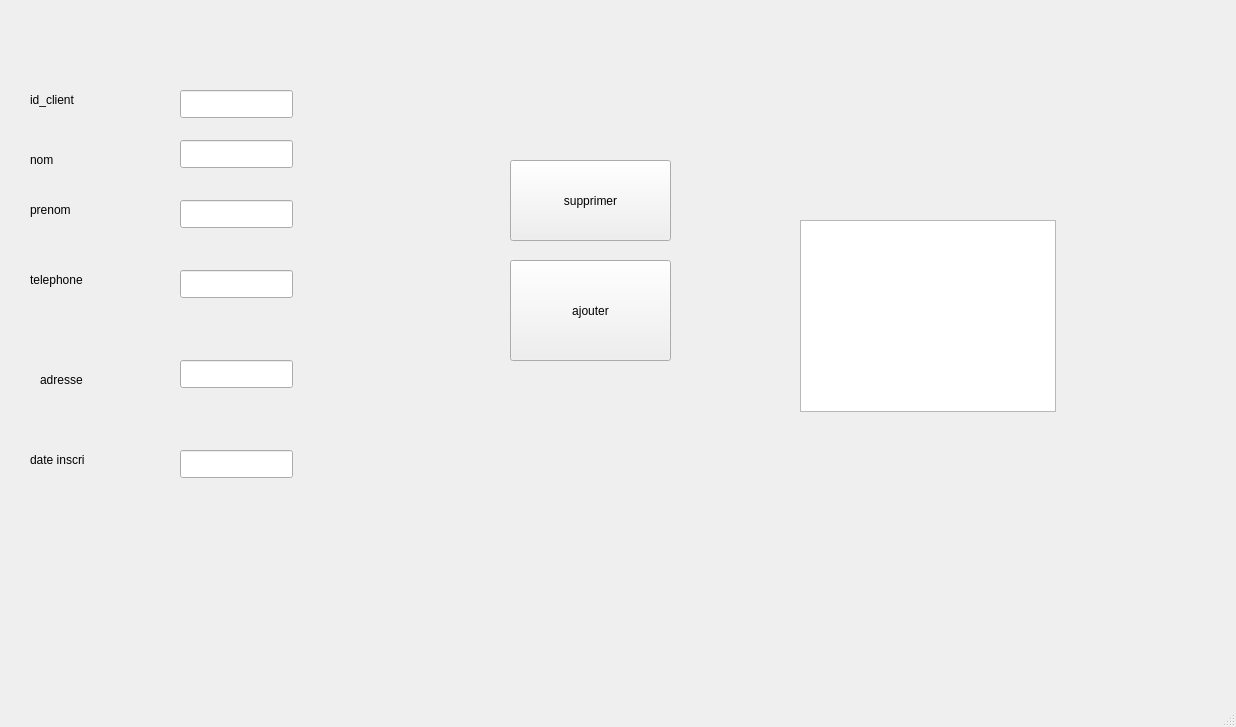
<?xml version="1.0" encoding="UTF-8"?>
<ui version="4.0">
 <class>MainWindow</class>
 <widget class="QMainWindow" name="MainWindow">
  <property name="geometry">
   <rect>
    <x>0</x>
    <y>0</y>
    <width>1236</width>
    <height>727</height>
   </rect>
  </property>
  <property name="windowTitle">
   <string>MainWindow</string>
  </property>
  <widget class="QWidget" name="centralwidget">
   <widget class="QLineEdit" name="lineEdit_prenom">
    <property name="geometry">
     <rect>
      <x>180</x>
      <y>200</y>
      <width>113</width>
      <height>28</height>
     </rect>
    </property>
   </widget>
   <widget class="QLineEdit" name="lineEdit_adresse">
    <property name="geometry">
     <rect>
      <x>180</x>
      <y>360</y>
      <width>113</width>
      <height>28</height>
     </rect>
    </property>
   </widget>
   <widget class="QLineEdit" name="lineEdit_telephone">
    <property name="geometry">
     <rect>
      <x>180</x>
      <y>270</y>
      <width>113</width>
      <height>28</height>
     </rect>
    </property>
   </widget>
   <widget class="QPushButton" name="pushButton_supprimer">
    <property name="geometry">
     <rect>
      <x>510</x>
      <y>160</y>
      <width>161</width>
      <height>81</height>
     </rect>
    </property>
    <property name="text">
     <string>supprimer</string>
    </property>
   </widget>
   <widget class="QLabel" name="label_6">
    <property name="geometry">
     <rect>
      <x>30</x>
      <y>450</y>
      <width>101</width>
      <height>20</height>
     </rect>
    </property>
    <property name="text">
     <string>date inscri</string>
    </property>
   </widget>
   <widget class="QLineEdit" name="lineEdit_nom">
    <property name="geometry">
     <rect>
      <x>180</x>
      <y>140</y>
      <width>113</width>
      <height>28</height>
     </rect>
    </property>
   </widget>
   <widget class="QLabel" name="label_3">
    <property name="geometry">
     <rect>
      <x>30</x>
      <y>200</y>
      <width>63</width>
      <height>20</height>
     </rect>
    </property>
    <property name="text">
     <string>prenom</string>
    </property>
   </widget>
   <widget class="QPushButton" name="pushButton_ajouter">
    <property name="geometry">
     <rect>
      <x>510</x>
      <y>260</y>
      <width>161</width>
      <height>101</height>
     </rect>
    </property>
    <property name="text">
     <string>ajouter</string>
    </property>
   </widget>
   <widget class="QLineEdit" name="lineEdit_dateInscription">
    <property name="geometry">
     <rect>
      <x>180</x>
      <y>450</y>
      <width>113</width>
      <height>28</height>
     </rect>
    </property>
   </widget>
   <widget class="QLabel" name="label_2">
    <property name="geometry">
     <rect>
      <x>30</x>
      <y>150</y>
      <width>63</width>
      <height>20</height>
     </rect>
    </property>
    <property name="text">
     <string>nom</string>
    </property>
   </widget>
   <widget class="QLabel" name="label">
    <property name="geometry">
     <rect>
      <x>30</x>
      <y>90</y>
      <width>63</width>
      <height>20</height>
     </rect>
    </property>
    <property name="text">
     <string>id_client</string>
    </property>
   </widget>
   <widget class="QLabel" name="label_4">
    <property name="geometry">
     <rect>
      <x>30</x>
      <y>270</y>
      <width>81</width>
      <height>20</height>
     </rect>
    </property>
    <property name="text">
     <string>telephone</string>
    </property>
   </widget>
   <widget class="QLineEdit" name="lineEdit_ID">
    <property name="geometry">
     <rect>
      <x>180</x>
      <y>90</y>
      <width>113</width>
      <height>28</height>
     </rect>
    </property>
   </widget>
   <widget class="QLabel" name="label_5">
    <property name="geometry">
     <rect>
      <x>40</x>
      <y>370</y>
      <width>63</width>
      <height>20</height>
     </rect>
    </property>
    <property name="text">
     <string>adresse</string>
    </property>
   </widget>
   <widget class="QTableView" name="tableView_clients">
    <property name="geometry">
     <rect>
      <x>800</x>
      <y>220</y>
      <width>256</width>
      <height>192</height>
     </rect>
    </property>
   </widget>
  </widget>
  <widget class="QMenuBar" name="menubar">
   <property name="geometry">
    <rect>
     <x>0</x>
     <y>0</y>
     <width>1236</width>
     <height>25</height>
    </rect>
   </property>
  </widget>
  <widget class="QStatusBar" name="statusbar"/>
 </widget>
 <resources/>
 <connections/>
</ui>
